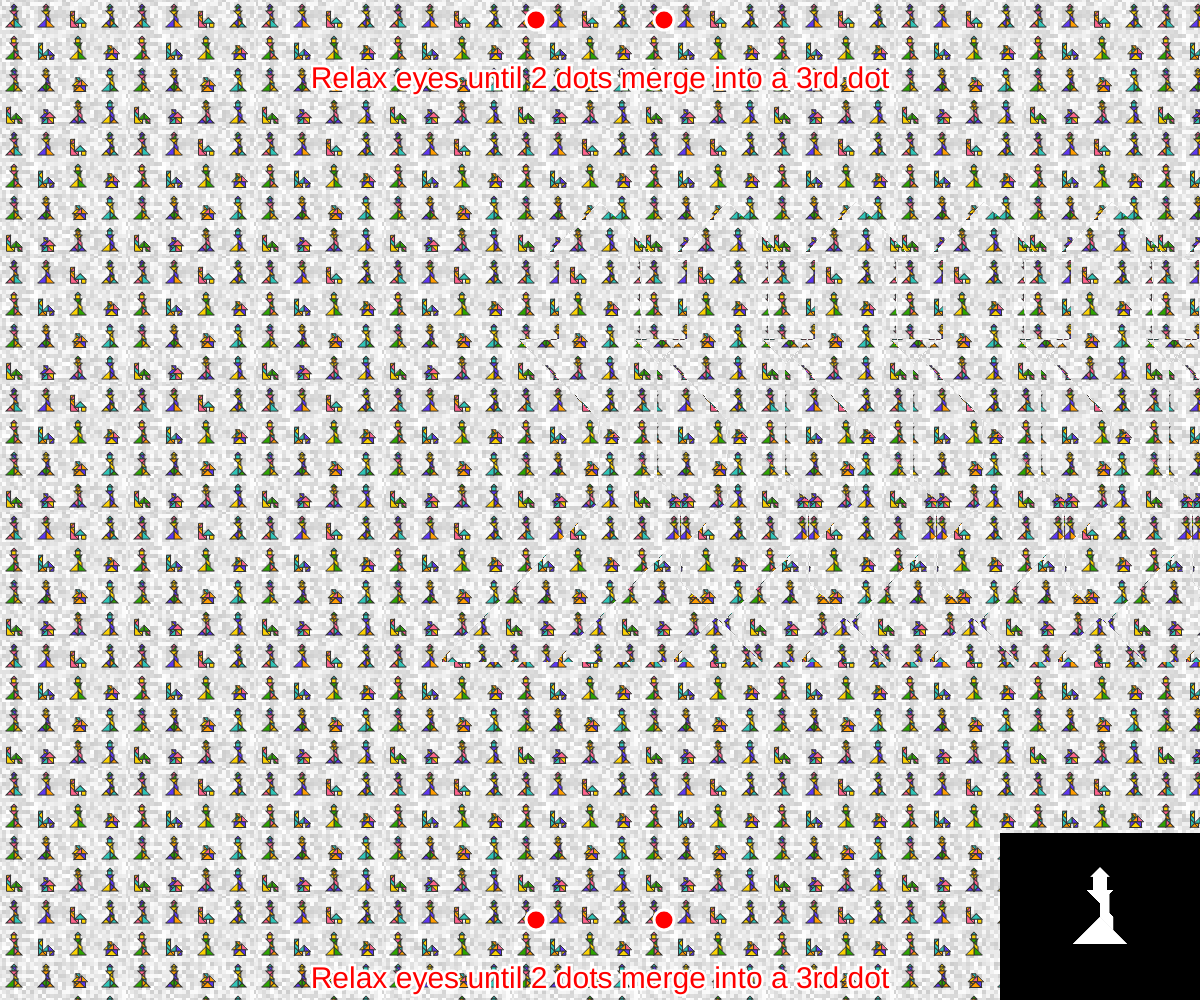
Frame 1 (no input)
Frame 60 (no input): identical to frame 1, image omitted
Frame 120 (the mouse pressed at the canvas centre since frame 60): identical to frame 1, image omitted

The p5.js sketch that drew this single still picture (run headless with seeded random() and noise() and a simulated clock; from frame 60 on, the mouse is pressed at the canvas centre):

// p5.js sketch
// ── sketch.js
/**
 * Generative Tangrams generating Austostereogram
 * Started: 9/03/21
 * Oz Ramos "Art See Clarke"
 * ---
 * Twitter: https://twitter.com/thecodemedium
 * Ko-Fi: https://ko-fi.com/handsfreejs
 * Pinterest: https://www.pinterest.com/codemedium/
 * GitHub: https://github.com/codemedium
 *---
 * (∩｀-´)⊃━☆ﾟ.*･｡ﾟ 		 "Any sufficiently advanced technology is indistinguishable from magic"
 * 		                    - Arthur C. Clarke
 *---
 * SETTINGS: Edit params in setup()
 */

/**
 * Color palettes
 */
// VSCode Shades of purple editor colors
colors = ['#ffffff', '#ff628c', '#FF9D00', '#fad000', '#2ca300', '#2EC4B6', '#5D37F0']
bg = '#000000'

/**
 * Sketch entry point
 */
function setup() {
  // Param args
	// Params don't work on OP yet, so manually change these
  params = Object.assign({
    pixelSize: 4,
    tileSize: 128,
    intensity: 0.05,
    baseScale: 4
  }, getURLParams())

	createCanvas(windowWidth, windowHeight)
  tile = createGraphics(parseInt(params.tileSize), parseInt(params.tileSize))
  depthMap = createGraphics(windowWidth, windowHeight)

  pixelDensity(1)
  tile.pixelDensity(1)
  depthMap.pixelDensity(1)

  tile.angleMode(DEGREES)
  tile.rectMode(CENTER)
  depthMap.angleMode(DEGREES)
  depthMap.rectMode(CENTER)
	
  curDrawCanvas = tile

  drawScene()
}

/**
 * Draws the scene once
 */
function drawScene () {
  background(0)
  noStroke()

  drawDepthMap()
  drawTiles()
  image(depthMap, windowWidth - windowWidth / 6, windowHeight - windowHeight / 6, windowWidth / 6, windowHeight / 6)
}

/**
 * Create the magic tiles
 * @see https://github.com/vpoupet/playground
 */
function drawTiles () {
  curDrawCanvas.clear()

  // Draw the tile
  bg = getColor()
  curDrawCanvas.background(bg)

  for (let x = 0; x < parseInt(params.tileSize) / parseInt(params.pixelSize) + 1; x++) {
    for (let y = 0; y < parseInt(params.tileSize) / parseInt(params.pixelSize) + 1; y++) {
      curDrawCanvas.noStroke()
      if (bg === '#ffffff') {
        curDrawCanvas.fill(0, 0, 0, random(50))
      } else {
        curDrawCanvas.fill(255, 255, 255, random(100))
      }
      curDrawCanvas.rect(x * parseInt(params.pixelSize), y * parseInt(params.pixelSize), parseInt(params.pixelSize), parseInt(params.pixelSize))
    }
  }
  curDrawCanvas.stroke(50)
  refresh()

  // Get depth map data
  let depthData = depthMap.drawingContext.getImageData(0, 0, windowWidth, windowHeight)

  // Draw two blank columns to use for shifting
  for (let i = 0; i < height / parseInt(params.tileSize); i++) {
    image(tile, 0, i * parseInt(params.tileSize))
    image(tile, parseInt(params.tileSize), i * parseInt(params.tileSize))
  }
  let imageData = drawingContext.getImageData(0, 0, windowWidth, windowHeight)

  // Create the austostereogram
  for (let y = 0; y < windowHeight; y++) {
    for (let x = 0; x < windowWidth; x++) {
      let shift = Math.floor(depthData.data[4 * (x + windowWidth * y)] * parseFloat(params.intensity)) - parseInt(params.tileSize)
      if (0 <= x + shift && x + shift < windowWidth) {
        let offset = (x + windowWidth * y) << 2
        let offsetShift = (x + shift + windowWidth * y) << 2
        imageData.data[offset] = imageData.data[offsetShift]
        imageData.data[offset + 1] = imageData.data[offsetShift + 1]
        imageData.data[offset + 2] = imageData.data[offsetShift + 2]
        imageData.data[offset + 3] = 255
      }
    }
  }

  drawingContext.putImageData(imageData, 0, 0)

  // Draw helper dots
  push()
  fill(255, 0, 0)
  stroke(255, 255, 255)
  strokeWeight(3)
  circle(width / 2 - 64, 20, 20)
  circle(width / 2 + 64, 20, 20)

  textSize(30)
  strokeWeight(5)
  textAlign(CENTER, CENTER)
  text('Relax eyes until 2 dots merge into a 3rd dot', width / 2, 80)
  text('Relax eyes until 2 dots merge into a 3rd dot', width / 2, height - 20)

  strokeWeight(3)
  circle(width / 2 - 64, height - 80, 20)
  circle(width / 2 + 64, height - 80, 20)
  pop()
}

/**
 * Draws the depthmap
 */
function drawDepthMap () {
  // depthMap.background(0)
  // depthMap.noStroke()

  // depthMap.push()

  // // Triangle
  // depthMap.translate(-250, 0)
  // depthMap.triangle(width / 2, height / 2 - 100, width / 2 + 100, height / 2 + 100, width / 2 - 100, height / 2 + 100)

  // // Square
  // depthMap.translate(250, 0)
  // depthMap.rect(width / 2 - 100, height / 2 - 100, 200, 200)

  // // Circle
  // depthMap.translate(250, 0)
  // depthMap.circle(width / 2, height / 2, 200)
  // depthMap.pop()
  curDrawCanvas = depthMap
  curDrawCanvas.push()

  let baseScale = params.baseScale
  let colorsTemp = colors
  colors = ['#ffffff']
  params.baseScale = 80

  depthMap.stroke('#ffffff')
  depthMap.translate(depthMap.width / 2, depthMap.height / 2.5)
  depthMap.background(0)
  new TangramBuilding(round(random(1, 3)), '#000000')

  params.baseScale = baseScale
  colors = colorsTemp
  curDrawCanvas.pop()
  curDrawCanvas = tile
}

/**
 * Main draw loop
 */
function draw() {}

/**
 * Returns a color in colors
 */
function getColor (arr) {
  if (!arr) arr = colors
  return arr[Math.floor(random(arr.length))]
}















/**
 * Refresh the scene
 */
function refresh () {
  for (let x = 0; x < ~~(width / (params.baseScale * 6)); x++) {
    for (let y = 0; y < ~~(height / (params.baseScale * 6)); y++) {
      curDrawCanvas.push()
      curDrawCanvas.translate(x * params.baseScale * 8 + params.baseScale * 3.5, y * params.baseScale * 8 + params.baseScale * 3.5)
      new TangramBuilding(round(random(1, 3)), bg)
      curDrawCanvas.pop()
    }
  }
}

/**
 * Create a building
 */
class TangramBuilding {
  constructor (type, bg) {
    switch (type) {
      case 1:
        curDrawCanvas.translate(0, .45 * params.baseScale)

        // Chimney
        addTangram('square', 'sm', bg)
        
        // Roof
        addTangram('quadFlipped', 'sm', bg, -.5, 1)
        addTangram('triangle', 'lg', bg, .9, 1.03)

        // Facade
        addTangram('triangle', 'md', bg, -.5, 1.97, -45)
        addTangram('triangle', 'lg', bg, .445, 2.44, 0)
        addTangram('triangle', 'md', bg, 1.4, 1.975, 45)
      break

      case 2:
        curDrawCanvas.translate(0, 2 * -params.baseScale)

        // Chimney
        addTangram('triangle', 'sm', bg)
        addTangram('square', 'sm', bg, 0, .745)
        addTangram('triangle', 'md', bg, 0, 1.58, 180)

        // Stack
        addTangram('triangle', 'sm', bg, 0.465, 2.25, -90)
        addTangram('quadFlipped', 'sm', bg, 0.5, 3.26, -90)

        // Base
        addTangram('triangle', 'lg', bg, .665, 4.6, -135)
        addTangram('triangle', 'lg', bg, -.665, 4.6, 135)
      break

      case 3:
        curDrawCanvas.translate(1.535 * -params.baseScale, .35 * -params.baseScale)

        // Chimney
        addTangram('triangle', 'sm', bg, 0, 0, -45)
        addTangram('triangle', 'md', bg, .335, .68, -90)
        addTangram('quadFlipped', 'sm', bg, .167, 1.67, -90)

        // Base left
        addTangram('triangle', 'lg', bg, .34, 3, -135)
        addTangram('triangle', 'sm', bg, 1.34, 3, 45)

        // Roof
        addTangram('triangle', 'lg', bg, 2.09, 2.195, 0)

        // Base right
        addTangram('square', 'sm', bg, 3, 3.17, 0)
      break
    }
  }
}

/**
 * Tangram
 */
function addTangram (shape, size, bg, xShift = 0, yShift = 0, rot = 0) {
  curDrawCanvas.push()
  if (xShift || yShift) {
    curDrawCanvas.translate(xShift * params.baseScale, yShift * params.baseScale)
  }
  
  switch (shape) {
    /**
     * Squares
     */
    case 'square':
      switch (size) {
        case 'sm':
          r = random()
          if (r < 1 / 3) {
            new TriangleSm(0, 0, 270 + rot, bg, .1695, .1695)
            new TriangleSm(0, 0, 90 + rot, bg, .1695, .1695)
          } else if (r < 2 / 3) {
            new TriangleSm(0, 0, 0 + rot, bg, .1695, .1695)
            new TriangleSm(0, 0, -180 + rot, bg, .1695, .1695)
          } else {
            new SquareSm(0, 0, 0 + rot, bg)
          }
        break

        // @todo
        case 'md':
          r = random()
          if (r < 1 / 3) {
            new TriangleLg(-1, 2.42, 0 + rot, bg)
            new TriangleLg(1, 4.43, 180 + rot, bg)
          } else if (r < 2 / 3) {
            new TriangleLg(1, 2.42, 90 + rot, bg)
            new TriangleLg(-1, 4.43, -90 + rot, bg)
          } else {
            new SquareMd(0, 3.42, 0 + rot, bg)
          }
        break
      }
    break

    /**
     * Triangles
     */
    case 'triangle':
      switch (size) {
        case 'sm':
          new TriangleSm(0, 0, 45 + rot, bg)
        break
        case 'md':
          r = random()
          if (r < .5) {
            new TriangleMd(0, 0, 45 + rot, bg)
          } else {
            new TriangleSm(0, 0, 270 + rot, bg, 0, -.33)
            new TriangleSm(0, 0, 180 + rot, bg, -.33, 0)
          }
        break
        case 'lg':
          r = random()
          if (r < .5) {
            new TriangleLg(0, 0, 45 + rot, bg)
          } else {
            new TriangleMd(0, 0, 180 + rot, bg, -.47, 0)
            new TriangleMd(0, 0, 270 + rot, bg, 0, -.47)
          }
          // @todo subdivide further
        break
      }
    break

    /**
     * Quad
     */
    case 'quad':
      switch (size) {
        case 'sm':
          r = random()
          if (r < .5) {
            new TriangleSm(0, 0, 90 + rot, bg, .17, -.33)
            new TriangleSm(0, 0, 270 + rot, bg, .17, -.33)
          } else {
            new Quad(0, 0, 0 + rot, bg)
          }
        break
      }
    break

    case 'quadFlipped':
      switch (size) {
        case 'sm':
          r = random()
          if (r < .5) {
            new TriangleSm(0, 0, 180 + rot, bg, -0.33, 0.17)
            new TriangleSm(0, 0, 0 + rot, bg, -.33, .17)
          } else {
            new QuadFlipped(0, 0, 0 + rot, bg)
          }
        break
      }
    break
  }

  curDrawCanvas.pop()
}

/**
 * Triangles
 */
class TriangleSm {
  constructor (x, y, rot, bg, xShift = 0, yShift = 0) {
    let newColors = colors.filter(c => c !== bg)
    
    curDrawCanvas.push()
    curDrawCanvas.translate(x * params.baseScale, y * params.baseScale)
    curDrawCanvas.rotate(rot)
    curDrawCanvas.fill(getColor(newColors))
    curDrawCanvas.triangle(
      0 - params.baseScale * .33 - params.baseScale * xShift, params.baseScale - params.baseScale * .33 - params.baseScale * yShift,
      0 - params.baseScale * .33 - params.baseScale * xShift, 0 - params.baseScale * .33 - params.baseScale * yShift,
      params.baseScale - params.baseScale * .33 - params.baseScale * xShift, 0 - params.baseScale * .33 - params.baseScale * yShift)
    curDrawCanvas.pop()
  }
}

// @todo
class TriangleMd {
  constructor (x, y, rot, bg, xShift = 0, yShift = 0) {
    let newColors = colors.filter(c => c !== bg)
    
    curDrawCanvas.push()
    curDrawCanvas.translate(x * params.baseScale, y * params.baseScale)
    curDrawCanvas.rotate(rot)
    curDrawCanvas.fill(getColor(newColors))
    curDrawCanvas.triangle(
      params.baseScale * -.47 - params.baseScale * xShift, params.baseScale * sqrt(2) + params.baseScale * -.47 - params.baseScale * yShift,
      params.baseScale * -.47 - params.baseScale * xShift, params.baseScale * -.47 - params.baseScale * yShift,
      params.baseScale * sqrt(2) + params.baseScale * -.47 - params.baseScale * xShift, params.baseScale * -.47 - params.baseScale * yShift
    )
    curDrawCanvas.pop()
  }
}

// @todo
class TriangleLg {
  constructor (x, y, rot, bg) {
    let newColors = colors.filter(c => c !== bg)
    
    curDrawCanvas.push()
    curDrawCanvas.translate(x * params.baseScale, y * params.baseScale)
    curDrawCanvas.rotate(rot)
    curDrawCanvas.fill(getColor(newColors))
    curDrawCanvas.triangle(params.baseScale * -.67, params.baseScale * 2 + params.baseScale * -.67, params.baseScale * -.67, params.baseScale * -.67, params.baseScale * 2 + params.baseScale * -.67, params.baseScale * -.67)
    curDrawCanvas.pop()
  }
}

/**
 * Squares
 */
class SquareSm {
  constructor (x, y, rot, bg) {
    let newColors = colors.filter(c => c !== bg)
    
    curDrawCanvas.push()
    curDrawCanvas.translate(x * params.baseScale, y * params.baseScale)
    curDrawCanvas.rotate(rot)
    curDrawCanvas.fill(getColor(newColors))
    curDrawCanvas.rect(0, 0, params.baseScale, params.baseScale)
    curDrawCanvas.pop()
  }
}

class SquareMd {
  constructor (x, y, rot, bg) {
    let newColors = colors.filter(c => c !== bg)
    
    curDrawCanvas.push()
    curDrawCanvas.translate(x * params.baseScale, y * params.baseScale)
    curDrawCanvas.rotate(rot)
    curDrawCanvas.fill(getColor(newColors))
    curDrawCanvas.rect(0, 0, params.baseScale * 2, params.baseScale * 2)
    curDrawCanvas.pop()
  }
}

class SquareLg {
  constructor () {}
}

/**
 * Parallelagrams
 */
class Quad {
  constructor (x, y, rot, bg) {
    let newColors = colors.filter(c => c !== bg)
    
    curDrawCanvas.push()
    curDrawCanvas.translate(x * params.baseScale, y * params.baseScale)
    curDrawCanvas.rotate(rot)
    curDrawCanvas.fill(getColor(newColors))
    curDrawCanvas.quad(
      0 - params.baseScale, 0 - params.baseScale / 2,
      0, 0 - params.baseScale / 2,
      params.baseScale, params.baseScale - params.baseScale / 2,
      0, params.baseScale - params.baseScale / 2
    )
    curDrawCanvas.pop()
  }
}
class QuadFlipped {
  constructor (x, y, rot, bg) {
    let newColors = colors.filter(c => c !== bg)
    
    curDrawCanvas.push()
    curDrawCanvas.translate(x * params.baseScale, y * params.baseScale)
    curDrawCanvas.rotate(rot)
    curDrawCanvas.fill(getColor(newColors))
    
    curDrawCanvas.quad(
      0 + params.baseScale, 0 - params.baseScale / 2,
      0, 0 - params.baseScale / 2,
      -params.baseScale, params.baseScale - params.baseScale / 2,
      0, params.baseScale - params.baseScale / 2
    )
    curDrawCanvas.pop()
  }
}



/**
 * Handle keypressed across multiple files
 */
function keyPressed () {
  keypressFn.forEach(fn => fn())
}

/**
 * Split keypressed into multiple functions
 * - On my localhost I have another file to record the canvas into a video,
 *   but on OpenProcessing.org this file is not. Locally, the other file
 *   adds another function that starts recording if space is pressed
 * 
 * @see https://github.com/CodeMedium/subdivided-starships
 */
function mouseClicked () {
  refresh()
  drawScene()
}
const keypressFn = [function () {
  refresh()
  drawScene()

  switch (keyCode) {
    // Space
    case 32:
      break
    // 1
    case 49:
      break
    // 2
    case 50:
      break
    // 3
    case 51:
      break
    // 4
    case 52:
      break
    // 5
    case 53:
      break
  }
}]
